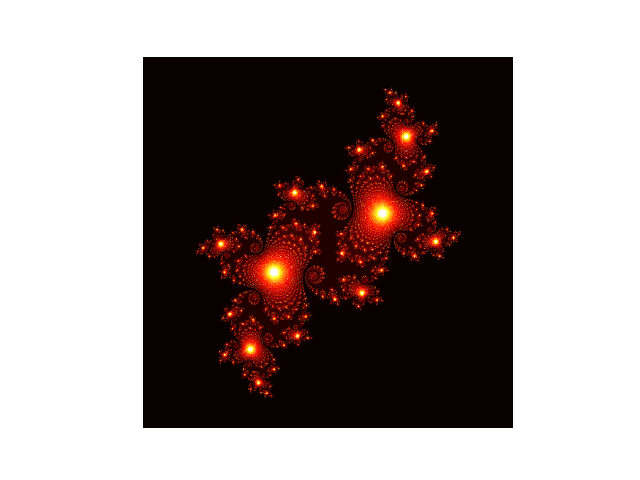

The script that saved this image:
#https://scipython.com/book/chapter-7-matplotlib/problems/p72/the-julia-set/

import numpy as np
import matplotlib.pyplot as plt
import matplotlib.cm as cm

plt.rc('text', usetex=True)
plt.rc('font', family='serif')

# Image width and height; parameters for the plot
im_width, im_height = 1000, 1000
c = complex(-0.1, 0.65)
zabs_max = 10
nit_max = 2000
xmin, xmax = -1.5, 1.5
xwidth = xmax - xmin
ymin, ymax = -1.5, 1.5
yheight = ymax - ymin

julia = np.zeros((im_width, im_height))
for ix in range(im_width):
    for iy in range(im_height):
        nit = 0
        # Map pixel position to a point in the complex plane
        z = complex(ix / im_width * xwidth + xmin,
                    iy / im_height * yheight + ymin)
        # Do the iterations
        while abs(z) <= zabs_max and nit < nit_max:
            z = z**2 + c
            nit += 1
        shade = 1-np.sqrt(nit / nit_max)
        ratio = nit / nit_max
        julia[ix,iy] = ratio

fig, ax = plt.subplots()
ax.imshow(julia, interpolation='nearest', cmap=cm.hot)
# Set the tick labels to the coordinates of z0 in the complex plane
xtick_labels = np.linspace(xmin, xmax, xwidth / 0.5)
ax.set_xticks([(x-xmin) / xwidth * im_width for x in xtick_labels])
ax.set_xticklabels(['{:.1f}'.format(xtick) for xtick in xtick_labels])
ytick_labels = np.linspace(ymin, ymax, yheight / 0.5)
ax.set_yticks([(y-ymin) / yheight * im_height for y in ytick_labels])
ax.set_yticklabels(['{:.1f}'.format(ytick) for ytick in ytick_labels])
plt.show()
plt.title('Fractal Julia',fontsize=16, color = 'blue')
plt.xlabel(r'$x$', fontsize = 16) #k indica cor preta
plt.ylabel(r'$y$', fontsize = 16)
#plt.savefig('fractal_julia.pdf',dpi = 300)